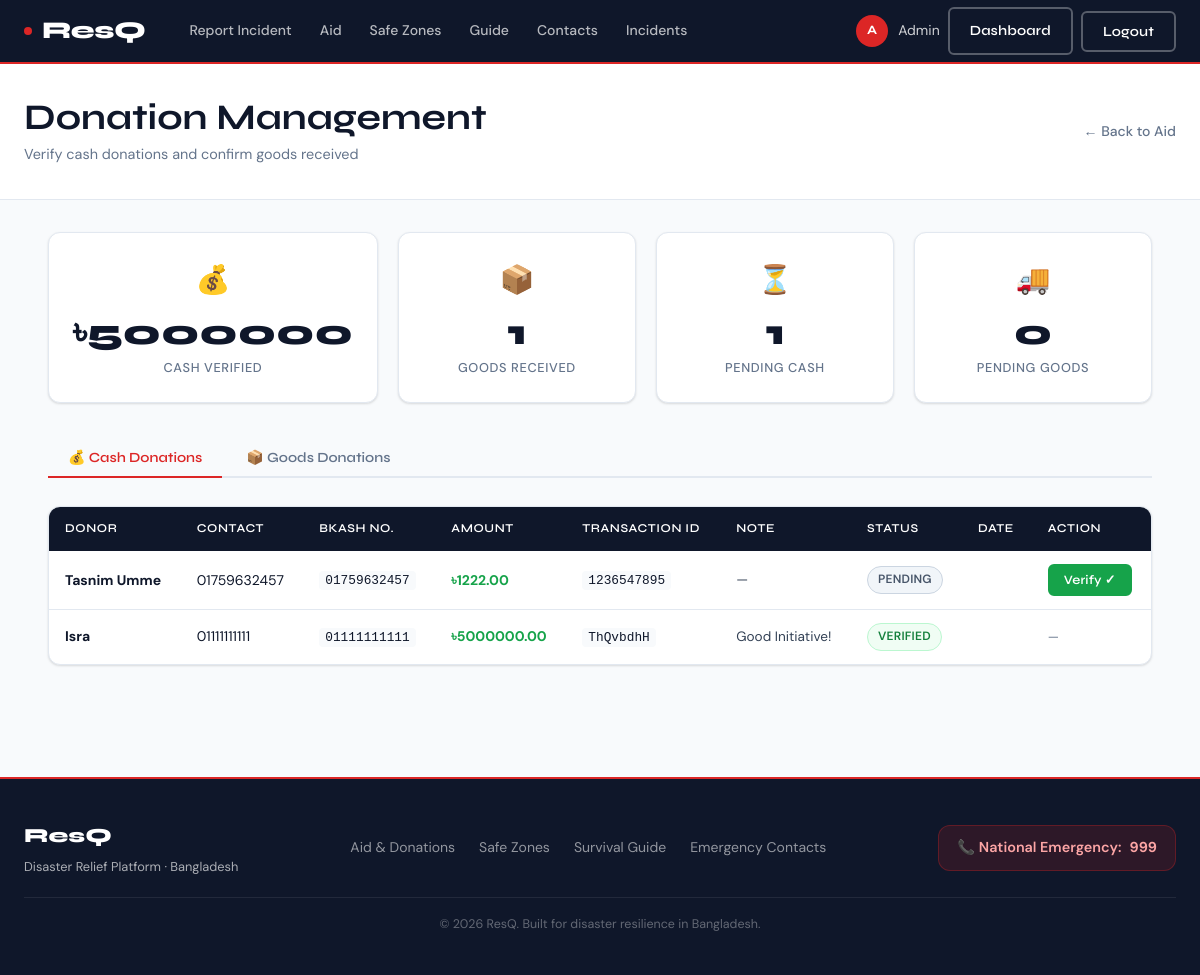
The app's page /aid/donations/ (signed in) with its own data.
### users/models.py (models this page shows, shortened)
class User(AbstractUser):
    ROLE_CHOICES = [
        ('volunteer', 'Volunteer'),
        ('authority', 'Authority'),
    ]
    role = models.CharField(max_length=20, choices=ROLE_CHOICES)
    nid_number = models.CharField(max_length=20, unique=True)
    contact_number = models.CharField(max_length=15)
    occupation = models.CharField(max_length=100, blank=True)
    workplace = models.CharField(max_length=150, blank=True)
    date_of_birth = models.DateField(null=True, blank=True)
    is_verified = models.BooleanField(default=False)
    created_at = models.DateTimeField(auto_now_add=True)

### aid/models.py (models this page shows, shortened)
class CashDonation(models.Model):
    STATUS_CHOICES = [
        ('pending', 'Pending'),
        ('verified', 'Verified'),
        ('rejected', 'Rejected'),
    ]
    donor_name = models.CharField(max_length=100)
    contact_number = models.CharField(max_length=15)
    bkash_number = models.CharField(max_length=15)
    amount = models.DecimalField(max_digits=10, decimal_places=2)
    transaction_id = models.CharField(max_length=100, unique=True)
    note = models.TextField(blank=True)
    status = models.CharField(max_length=10, choices=STATUS_CHOICES, default='pending')
    donated_at = models.DateTimeField(auto_now_add=True)
    verified_by = models.ForeignKey(
        User, null=True, blank=True,
        on_delete=models.SET_NULL,
        related_name='verified_donations',
        limit_choices_to={'role': 'authority'}
    )

### aid/views.py (the view)
# urls.py: path('donations/', views.donation_list, name='donation_list'),
@login_required
def donation_list(request):
    if request.user.role != 'authority':
        return redirect('dashboard')
    cash = CashDonation.objects.all().order_by('-donated_at')
    goods = GoodsDonation.objects.all().order_by('-donated_at')
    return render(request, 'aid/donation_list.html', {
        'cash_donations': cash,
        'goods_donations': goods,
        'total_cash_verified': CashDonation.objects.filter(
            status='verified').aggregate(t=Sum('amount'))['t'] or 0,
        'total_goods_received': GoodsDonation.objects.filter(status='received').count(),
        'pending_cash': CashDonation.objects.filter(status='pending').count(),
    })

### templates/aid/donation_list.html (shortened to what this page needs)
{% extends "base.html" %}
{% block content %}
<div class="page-header">
  <div class="page-header__inner">
    <div>
      <h2>Donation Management</h2>
      <p style="margin-top:4px;color:var(--muted);font-size:.9rem;">Verify cash donations and confirm goods received</p>
    </div>
    <a href="{% url 'aid_page' %}" class="back-link">← Back to Aid</a>
  </div>
</div>
<div style="padding:32px 24px;">
  <div class="container">
    <div class="grid-4" style="margin-bottom:36px;">
      <div class="stat-card">
        <div class="stat-icon">💰</div>
        <div class="stat-value">৳{{ total_cash_verified|default:"0" }}</div>
        <div class="stat-label">Cash Verified</div>
      </div>
      <div class="stat-card">
        <div class="stat-icon">📦</div>
        <div class="stat-value">{{ total_goods_received|default:"0" }}</div>
        <div class="stat-label">Goods Received</div>
      </div>
      <div class="stat-card">
        <div class="stat-icon">⏳</div>
        <div class="stat-value">{{ pending_cash|default:"0" }}</div>
        <div class="stat-label">Pending Cash</div>
      </div>
      <div class="stat-card">
        <div class="stat-icon">🚚</div>
        <div class="stat-value">{{ pending_goods|default:"0" }}</div>
        <div class="stat-label">Pending Goods</div>
      </div>
    </div>
    <div class="tabs">
      <button class="tab-btn active" onclick="switchTab('cash', this)">💰 Cash Donations</button>
      <button class="tab-btn" onclick="switchTab('goods', this)">📦 Goods Donations</button>
    </div>
    <div id="tab-cash">
      {% if cash_donations %}
      <div class="table-wrap">
        <table>
          <thead>
            <tr>
              <th>Donor</th>
              <th>Contact</th>
              <th>bKash No.</th>
              <th>Amount</th>
              <th>Transaction ID</th>
              <th>Note</th>
              <th>Status</th>
              <th>Date</th>
              <th>Action</th>
            </tr>
          </thead>
          <tbody>
            {% for donation in cash_donations %}
            <tr>
              <td><strong>{{ donation.donor_name }}</strong></td>
              <td>{{ donation.contact_number }}</td>
              <td><code style="font-size:.8rem;background:var(--surface);padding:2px 6px;border-radius:4px;">{{ donation.bkash_number }}</code></td>
              <td><strong style="color:var(--green);">৳{{ donation.amount }}</strong></td>
              <td><code style="font-size:.8rem;background:var(--surface);padding:2px 6px;border-radius:4px;">{{ donation.transaction_id }}</code></td>
              <td style="max-width:140px;font-size:.85rem;color:var(--slate);">{{ donation.note|default:"—"|truncatechars:40 }}</td>
              <td><span class="badge badge-{{ donation.status }}">{{ donation.status|upper }}</span></td>
              <td><small>{{ donation.created_at|date:"M d, Y" }}</small></td>
              <td>
                {% if donation.status == 'pending' %}
                <form method="post" action="{% url 'verify_cash' donation.id %}">
                  <button type="submit" class="btn btn-success btn-sm">Verify ✓</button>
                </form>
                {% else %}
                <span style="font-size:.8rem;color:var(--muted);">—</span>
                {% endif %}
              </td>
            </tr>
            {% endfor %}
          </tbody>
        </table>
      </div>
      {% else %}
      <div class="empty-state">
        <div class="empty-icon">💰</div>
        <h3>No cash donations yet</h3>
        <p>Cash donations will appear here when submitted.</p>
      </div>
      {% endif %}
    </div>
  </div>
</div>
{% endblock %}

### templates/base.html (shortened to what this page needs)
<!DOCTYPE html>
<html lang="en">
<head>
  {% load static %}
  <link rel="stylesheet" href="{% static 'css/style.css' %}" />
</head>
<body>
<nav class="navbar">
  <a href="{% url 'home' %}" class="navbar__brand">
    <span class="brand-dot"></span>ResQ
  </a>
  <div class="navbar__links">
    <a href="{% url 'home' %}#report">Report Incident</a>
    <a href="{% url 'aid_page' %}">Aid</a>
    <a href="{% url 'evacuation_page' %}">Safe Zones</a>
    <a href="{% url 'guide_page' %}">Guide</a>
    <a href="{% url 'contacts_page' %}">Contacts</a>
    {% if user.is_authenticated %}
      <a href="{% url 'incident_list' %}">Incidents</a>
    {% endif %}
  </div>
  <div class="navbar__actions desktop">
    {% if user.is_authenticated %}
      <div class="nav-user">
        <div class="avatar">{{ user.username|slice:":1"|upper }}</div>
        <span>{{ user.username }}</span>
      </div>
      <a href="{% url 'dashboard' %}" class="btn btn-outline" style="color:white;border-color:rgba(255,255,255,.3);">Dashboard</a>
      <form method="post" action="{% url 'logout' %}" style="display:inline;">
        <button type="submit" class="btn btn-outline" style="color:white;border-color:rgba(255,255,255,.3);">Logout</button>
      </form>
    {% else %}
      <a href="{% url 'login' %}" class="btn btn-outline" style="color:white;border-color:rgba(255,255,255,.3);">Log In</a>
      <a href="{% url 'signup' %}" class="btn btn-primary">Sign Up</a>
    {% endif %}
  </div>
</nav>
<main>
  {% block content %}{% endblock %}
</main>
<footer class="footer">
  <div class="footer__inner">
    <div>
      <div class="footer__brand">ResQ</div>
      <div class="footer__tagline">Disaster Relief Platform · Bangladesh</div>
    </div>
    <div style="display:flex;gap:24px;flex-wrap:wrap;">
      <a href="{% url 'aid_page' %}" style="color:rgba(255,255,255,.55);font-size:.875rem;">Aid & Donations</a>
      <a href="{% url 'evacuation_page' %}" style="color:rgba(255,255,255,.55);font-size:.875rem;">Safe Zones</a>
      <a href="{% url 'guide_page' %}" style="color:rgba(255,255,255,.55);font-size:.875rem;">Survival Guide</a>
      <a href="{% url 'contacts_page' %}" style="color:rgba(255,255,255,.55);font-size:.875rem;">Emergency Contacts</a>
    </div>
    <div class="footer__hotline">
      📞 National Emergency: <strong>999</strong>
    </div>
  </div>
  <div style="max-width:1200px;margin:20px auto 0;padding-top:16px;border-top:1px solid rgba(255,255,255,.08);text-align:center;font-size:.78rem;color:rgba(255,255,255,.35);">
    © {% now "Y" %} ResQ. Built for disaster resilience in Bangladesh.
  </div>
</footer>
</body>
</html>

### records on screen
User: username "A", username "Admin"
CashDonation: donor_name "Tasnim Umme", contact_number "01759632457", bkash_number "01759632457", amount "1222.00", transaction_id "1236547895", note "—", status "PENDING", shows "Verify ✓"
CashDonation: donor_name "Isra", contact_number "01111111111", bkash_number "01111111111", amount "5000000.00", transaction_id "ThQvbdhH", note "Good Initiative!", status "VERIFIED"

### other values on screen
{{ total_cash_verified|default:"0" }} "5000000"
{{ total_goods_received|default:"0" }} "1"
{{ pending_cash|default:"0" }} "1"
{{ pending_goods|default:"0" }} "0"
